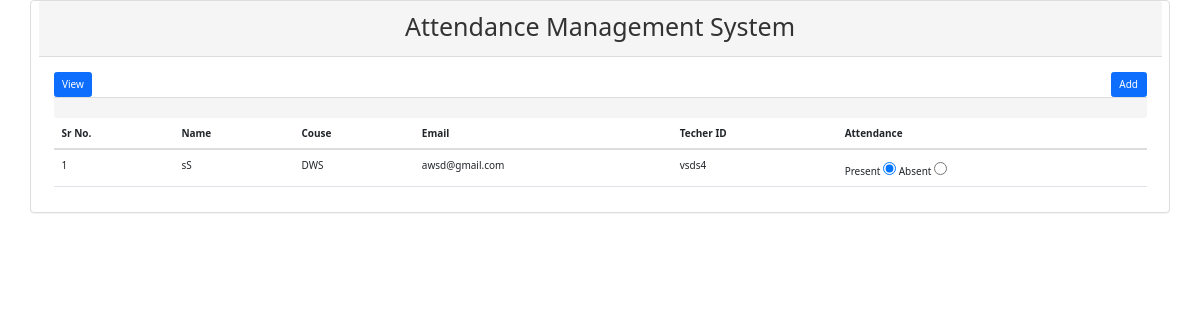
Screenshot of /tviewp3.php?date=08-02-22 with the database file from the repository.
### tables this page shows
CREATE TABLE `teachattendance3` (
  `at_id` int(11) NOT NULL,
  `value` varchar(50) NOT NULL,
  `reg_id` int(11) NOT NULL,
  `date` varchar(30) NOT NULL DEFAULT current_timestamp()
);

CREATE TABLE `teach3` (
  `reg_id` int(11) NOT NULL,
  `name` varchar(50) NOT NULL,
  `fname` varchar(50) NOT NULL,
  `email` varchar(100) NOT NULL,
  `roll` varchar(10) NOT NULL
);

### tviewp3.php (the view, shortened to what this page needs)
<?php include_once('connection.php'); ?>
<!DOCTYPE html>
<html lang="en">
<head>
 <link href="https://cdn.jsdelivr.net/npm/bootstrap@5.1.3/dist/css/bootstrap.min.css" rel="stylesheet">
<link rel="stylesheet" href="bootstrap/bootstrap.min.css">
  <link rel="stylesheet" href="https://maxcdn.bootstrapcdn.com/bootstrap/3.4.1/css/bootstrap.min.css">
 <link href="https://cdn.jsdelivr.net/npm/bootstrap@5.1.3/dist/css/bootstrap.min.css" rel="stylesheet">
</head>
<body>
 <div class="panel panel-default container">
  <div class="panel-heading">
    <h1 style="text-align : center">Attendance Management System</h1>
  </div>
  <div class="panel-body">
   <a href="#" class="btn btn-primary">View</a>
   <a href="tadd3.php" class="btn btn-primary pull-right" style="float:right">Add</a>
  <form method="post">
     <div class="table-responsive">
  <table class="table">
   <thead>
   <tr>
    <th>Sr No.</th>
    <th>Name</th>
    <th>Couse</th>
    <th>Email</th>
    <th>Techer ID</th>
    <th>Attendance</th>
   </tr>
   </thead>
     <?php
     if($_GET['date']){
      $date = $_GET['date'];
      $query = "select teach3.*,teachattendance3.* from teachattendance3
      inner join teach3 on teachattendance3.reg_id=teach3.reg_id and teachattendance3.date = '$date'";
      $result = $link->query($query);
      if($result->num_rows>0){
       $i=0;
       while($val=$result->fetch_assoc()){
         $i++;
     ?>
   <tr>
    <td><?php echo $i; ?></td>
    <td><?php echo $val['name']; ?></td>
     <td><?php echo $val['fname']; ?></td>
      <td><?php echo $val['email']; ?></td>
      <td><?php echo $val['roll']; ?></td>
      <td>
       Present <input type="radio" value="Present"
       <?php
         if($val['value']=='Present')
         echo 'checked';
       ?>
       >
       Absent <input type="radio" value="Absent"
       <?php
         if($val['value']=='Absent')
         echo 'checked';
       ?>
       >
      </td>
   </tr>
      <?php }}} ?>
       </div>
  </div>
  <div class="panel-footer">
  </div>
 </div>
</body>
</html>

### rows the page displays
teachattendance3: teach3.name "sS", teach3.fname "DWS", teach3.email "awsd@gmail.com", teach3.roll "vsds4", value "☑"
